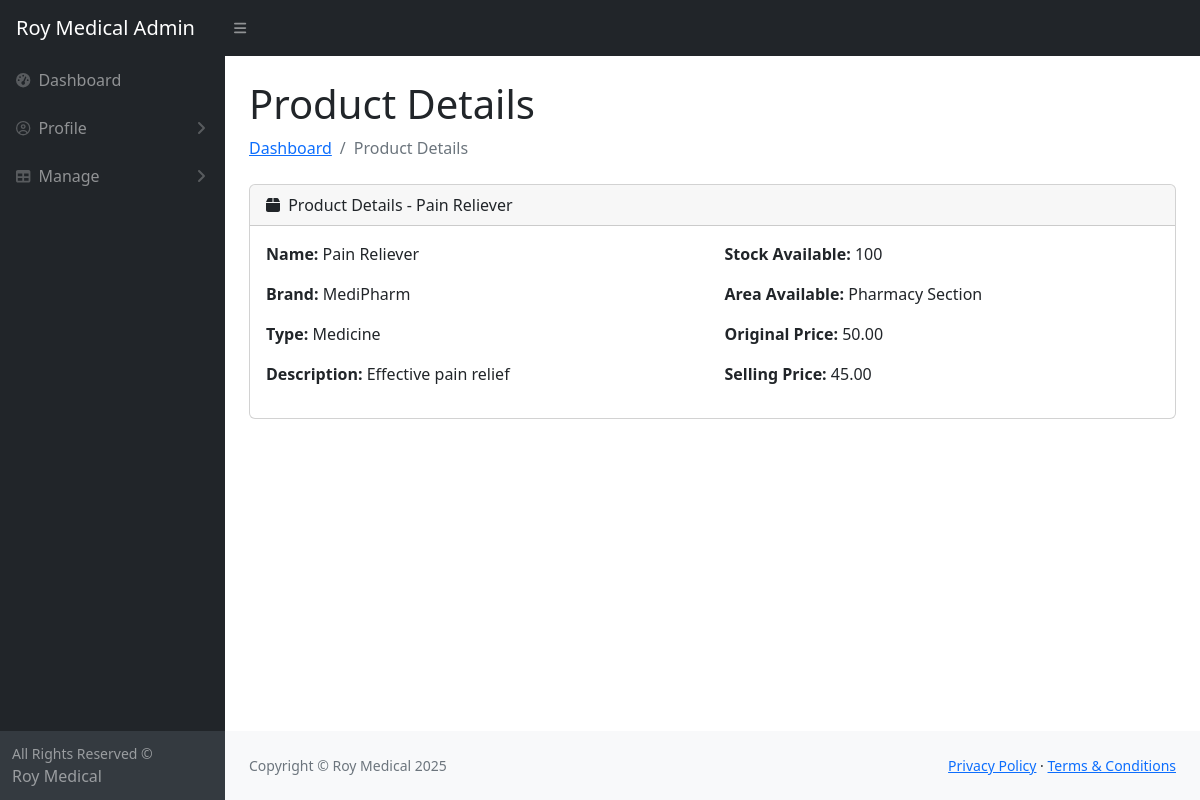
The app's page /admin/common/product_details.php?id=1 with its own data.
### tables this page shows
CREATE TABLE products (
    id INT PRIMARY KEY AUTO_INCREMENT,
    name VARCHAR(255),
    brand VARCHAR(255),
    type VARCHAR(100),
    description TEXT,
    stock_available INT,
    area_available TEXT,
    original_price DECIMAL(10,2),
    selling_price DECIMAL(10,2)
);

### admin/common/product_details.php (the view, shortened to what this page needs)
<?php
include "../includes/header.php";
include "../includes/nav.php";
include "../../includes/db.php";
$product_id = mysqli_real_escape_string($conn, $_GET['id']);
$query = "SELECT * FROM products WHERE id = $product_id";
$result = mysqli_query($conn, $query);
$product = mysqli_fetch_assoc($result);
?>
<main>
    <div class="container-fluid px-4">
        <h1 class="mt-4">Product Details</h1>
        <ol class="breadcrumb mb-4">
            <li class="breadcrumb-item"><a href="/rm/admin/index.php">Dashboard</a></li>
            <li class="breadcrumb-item active">Product Details</li>
        </ol>
        <div class="card mb-4">
            <div class="card-header">
                <i class="fas fa-box me-1"></i>
                Product Details - <?= htmlspecialchars($product['name']); ?>
            </div>
            <div class="card-body">
                <div class="row">
                    <div class="col-md-6">
                        <p><strong>Name:</strong> <?= htmlspecialchars($product['name']); ?></p>
                        <p><strong>Brand:</strong> <?= htmlspecialchars($product['brand']); ?></p>
                        <p><strong>Type:</strong> <?= htmlspecialchars($product['type']); ?></p>
                        <p><strong>Description:</strong> <?= htmlspecialchars($product['description']); ?></p>
                    </div>
                    <div class="col-md-6">
                        <p><strong>Stock Available:</strong> <?= htmlspecialchars($product['stock_available']); ?></p>
                        <p><strong>Area Available:</strong> <?= htmlspecialchars($product['area_available']); ?></p>
                        <p><strong>Original Price:</strong> <?= htmlspecialchars($product['original_price']); ?></p>
                        <p><strong>Selling Price:</strong> <?= htmlspecialchars($product['selling_price']); ?></p>
                    </div>
                </div>
            </div>
        </div>
    </div>
</main>
<?php include "../includes/footer.php"; ?>

### records on screen
products: name "Pain Reliever", brand "MediPharm", type "Medicine", description "Effective pain relief", stock_available "100", area_available "Pharmacy Section", original_price "50.00", selling_price "45.00"
